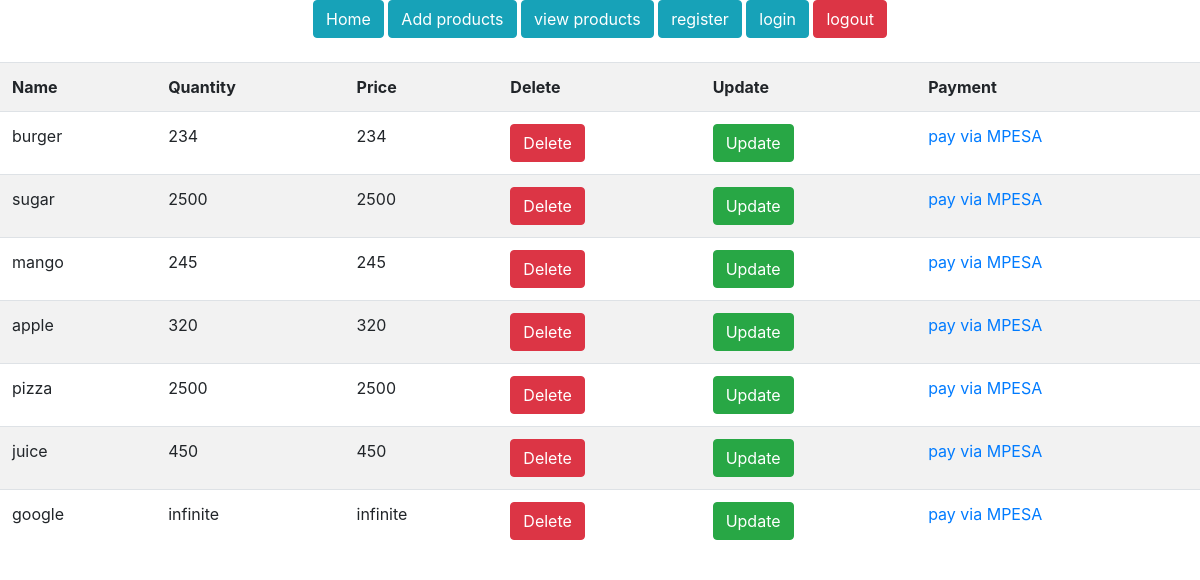
The page /products/ (signed in) on the database as committed earlier.
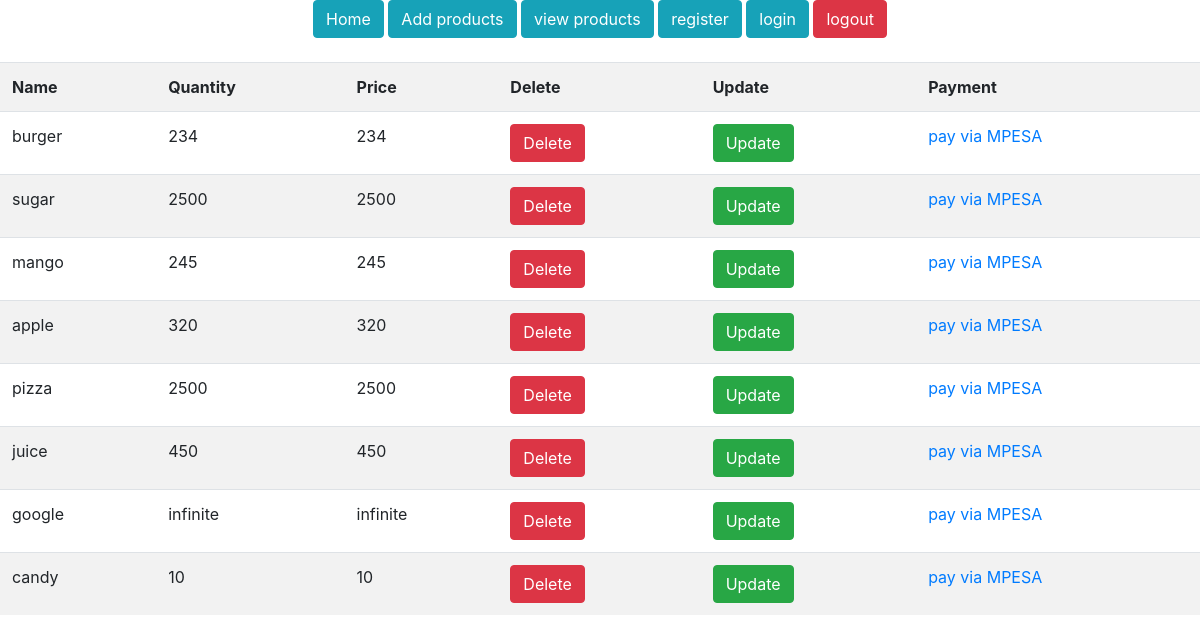
The same page on the database as committed later.
### morningDjangoProject/models.py (models this page shows)
class Product(models.Model):
    prod_name = models.CharField(max_length=30, blank=False, null=False)
    prod_quantity = models.CharField(max_length=30, blank=False, null=False)
    prod_price = models.CharField(max_length=30, blank=False, null=False)

### morningDjangoProject/views.py (the view)
# urls.py: path('products/', general_views.view_products, name='products'),
@login_required
def view_products(request):
    products = Product.objects.all()
    return render(request, "products.html", {'products': products})

### templates/products.html
{% extends "base.html" %}
{% load static %}
{% block content %}
<section class="products section">
    <div class="products-section-table">
        <table class=" table table-hover table-striped">
            <tr>
                <th>Name</th>
                <th>Quantity</th>
                <th>Price</th>
                <th>Delete</th>
                <th>Update</th>
                <th>Payment</th>
            </tr>
            {% for product in products %}
            <tr>
                <td>{{ product.prod_name }}</td>
                <td>{{ product.prod_price }}</td>
                <td>{{ product.prod_price }}</td>
                <td><a href="/delete-product/{{ product.id }}"><button class="btn btn-danger">Delete</button></a></td>
                <td><a href="/update-product/{{ product.id }}" class="btn btn-success">Update</a></td>
            <td><a href="/pay/{{product.id }}">pay via MPESA</a></td>
            </tr>
            {% endfor %}
        </table>
    </div>
</section>
{% endblock %}

Rows that differ between the two databases and show on the page:
added Product: prod_name "candy", prod_price "10"
